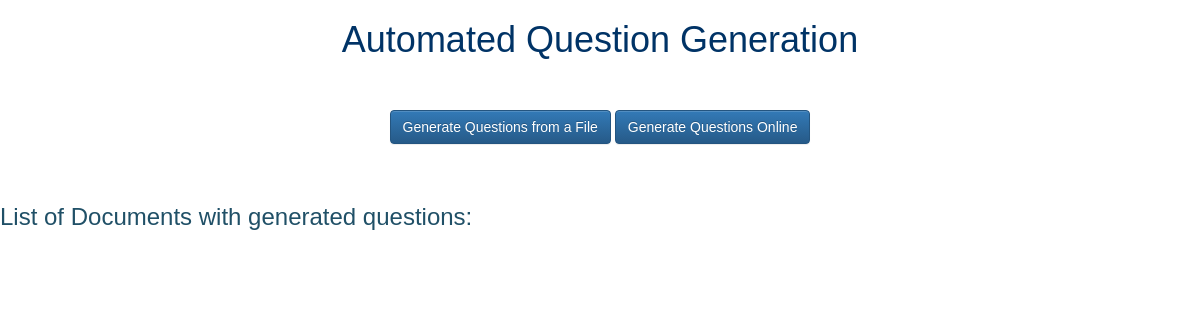
Page /home/ on the earlier database version.
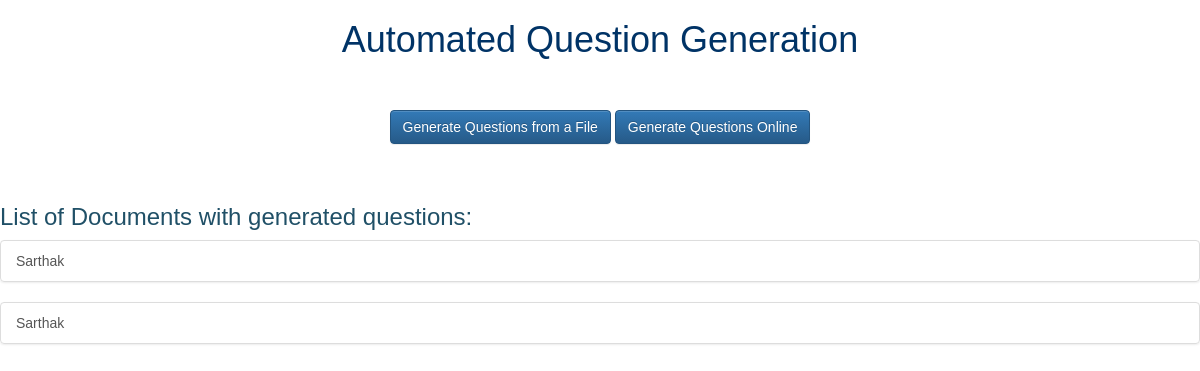
Same page on the later database version.
### documents/models.py (models this page shows, shortened)
class Document(models.Model):
    title = models.CharField(max_length=120, blank=False)
    timestamp = models.DateField(auto_now=False, auto_now_add=True)
    updated = models.DateField(auto_now=True, auto_now_add=False)
    slug = models.SlugField(unique=True)
    doc_text = models.TextField(null=True, blank=True)
    unprocessed_doc = models.FileField(upload_to=upload_location_unprocessed_file, null=True, blank=True)
    processed_doc = models.FileField(upload_to="", null=True, blank=True)   #TODO upload_location
    generated_questions_doc = models.FileField(upload_to="", null=True, blank=False)    #TODO upload_location
    questions_obj_list = []
    def get_absolute_url(self):
        return reverse("docs:doc_detail", kwargs={ "slug" : self.slug })

### documents/views.py (the view)
# urls.py: url(r'^home/$', views.home_page, name='home_page'),
def home_page(request):
    queryset = Document.objects.all()
    context = {
        "queryset" : queryset,
    }
    return render(request, "home.html", context)

### templates/home.html (shortened to what this page needs)
{% extends "base.html" %}
<{% block content %}
<div style="font-family: Arial">
<h1 style="color: #003366" align="center"> Automated Question Generation </h1>
    <br><br>
    <div align="center">
            <a class="btn btn-primary" href='{% url "docs:doc_create" %}' role="button">Generate Questions from a File</a>
            <a class="btn btn-primary" href='{% url "docs:doc_online_create" %}' role="button">Generate Questions Online</a>
    </div>
    <br><br>
    <h3 style="color: #205067" align="left">List of Documents with generated questions: </h3>
    {% for obj in queryset %}
    <div class="list-group">
      <a href='{{ obj.get_absolute_url }}' class="list-group-item">
        {{ obj.title }}
      </a>
      </div>
    {% endfor %}
</div>
{% endblock content%}

### templates/base.html (shortened to what this page needs)
<!DOCTYPE html>
<html lang="en">
<head>
<link rel="stylesheet" href="https://maxcdn.bootstrapcdn.com/bootstrap/3.3.7/css/bootstrap.min.css">
<link rel="stylesheet" href="https://maxcdn.bootstrapcdn.com/bootstrap/3.3.7/css/bootstrap-theme.min.css">
</head>
<body>
{% block content %}
{% endblock content %}
</body>
</html>

Differences in the rows shown:
added Document: title "Sarthak"
added Document: title "Sarthak"
